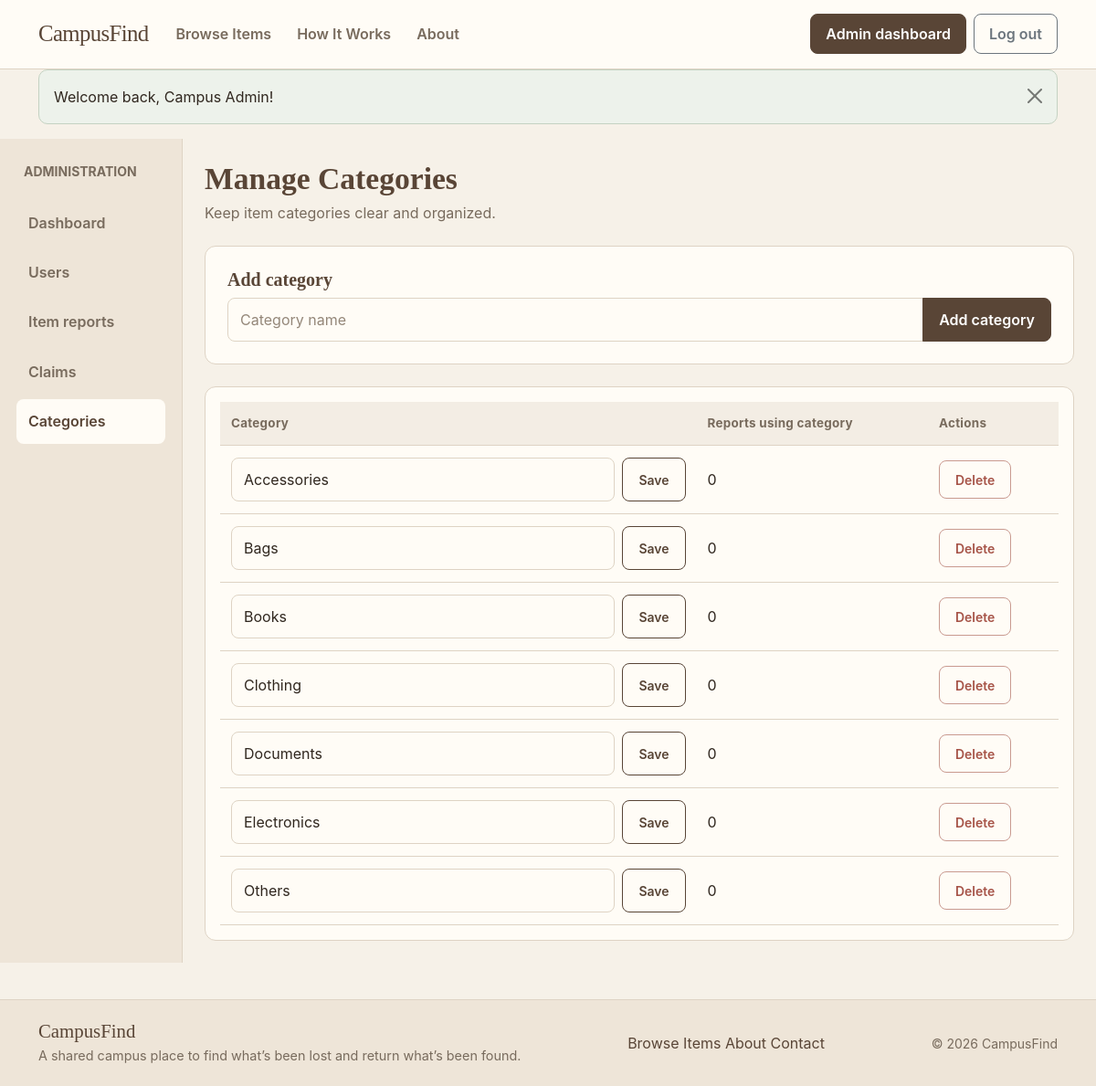
Screenshot of /admin/categories.php (signed in) with the database file from the repository.
### tables this page shows
CREATE TABLE IF NOT EXISTS `categories` (
  `category_id` INT AUTO_INCREMENT PRIMARY KEY,
  `category_name` VARCHAR(50) NOT NULL UNIQUE
);

### includes/auth.php (called while the page is built, shortened)
<?php
function is_logged_in() {
    return isset($_SESSION['user_id']) && !empty($_SESSION['user_id']);
}
function is_admin() {
    return is_logged_in() && isset($_SESSION['role']) && $_SESSION['role'] === 'admin';
}

### admin/categories.php (the view, shortened to what this page needs)
<?php
require_once __DIR__ . '/../includes/functions.php';
$categories = $pdo->query(
    'SELECT c.category_id, c.category_name, COUNT(i.item_id) AS item_count
     FROM categories c LEFT JOIN items i ON i.category_id = c.category_id
     GROUP BY c.category_id, c.category_name ORDER BY c.category_name'
)->fetchAll();
require_once __DIR__ . '/../includes/header.php';
require_once __DIR__ . '/../includes/admin_sidebar.php';
?>
<div class="mb-4">
    <h1 class="h2 fw-bold text-navy mb-1">Manage Categories</h1>
    <p class="text-muted mb-0">Keep item categories clear and organized.</p>
</div>
<form method="POST" class="card card-custom p-3 p-md-4 mb-4">
    <h2 class="h5 fw-bold text-navy">Add category</h2>
    <div class="input-group">
        <input type="text" name="category_name" class="form-control" maxlength="50" required aria-label="New category name" placeholder="Category name">
        <button type="submit" class="btn btn-navy"><i class="bi bi-plus-lg"></i> Add category</button>
    </div>
</form>
<div class="card card-custom p-3">
    <div class="table-responsive">
        <table class="table table-hover align-middle mb-0">
            <thead><tr><th>Category</th><th>Reports using category</th><th>Actions</th></tr></thead>
            <tbody>
                <?php foreach ($categories as $category): ?>
                    <tr>
                        <td>
                            <form method="POST" class="d-flex gap-2">
                                <input type="text" name="category_name" class="form-control form-control-sm" maxlength="50" required value="<?php echo e($category['category_name']); ?>" aria-label="Category name">
                                <button type="submit" class="btn btn-sm btn-outline-primary">Save</button>
                            </form>
                        </td>
                        <td><?php echo (int)$category['item_count']; ?></td>
                        <td>
                            <form method="POST" onsubmit="return confirm('Delete this category? It can only be deleted if no reports use it.');">
                                <button type="submit" class="btn btn-sm btn-outline-danger" <?php echo (int)$category['item_count'] > 0 ? 'disabled title="Reassign reports before deleting"' : ''; ?>>Delete</button>
                            </form>
                        </td>
                    </tr>
                <?php endforeach; ?>
            </tbody>
        </table>
    </div>
</div>
<?php
require_once __DIR__ . '/../includes/admin_content_end.php';
require_once __DIR__ . '/../includes/footer.php';
?>

### includes/header.php (shortened to what this page needs)
<?php
require_once __DIR__ . '/functions.php';
$isAdminPage = strpos(str_replace('\\', '/', $_SERVER['PHP_SELF'] ?? ''), '/admin/') !== false;
?>
<!DOCTYPE html>
<html lang="en">
<head>
    <link href="https://cdn.jsdelivr.net/npm/bootstrap@5.3.2/dist/css/bootstrap.min.css" rel="stylesheet">
    <link href="<?php echo BASE_URL; ?>assets/css/style.css" rel="stylesheet">
</head>
<body>
<?php require_once __DIR__ . '/navbar.php'; ?>
<main class="site-main<?php echo $isAdminPage ? ' admin-main' : ''; ?>">
    <div class="container">
        <?php display_flash_messages(); ?>
    </div>

### includes/navbar.php (shortened to what this page needs)
<?php
$current_page = basename($_SERVER['PHP_SELF']);
?>
<nav class="navbar navbar-expand-lg navbar-custom sticky-top">
    <div class="container">
        <a class="navbar-brand" href="<?php echo BASE_URL; ?>index.php">CampusFind</a>
        <div class="collapse navbar-collapse" id="navbarMain">
            <ul class="navbar-nav me-auto mb-2 mb-lg-0">
                <li class="nav-item">
                    <a class="nav-link <?php echo in_array($current_page, ['browse_items.php', 'item_details.php'], true) ? 'active' : ''; ?>" href="<?php echo BASE_URL; ?>user/browse_items.php">Browse Items</a>
                </li>
                <li class="nav-item">
                    <a class="nav-link" href="<?php echo BASE_URL; ?>index.php#how-it-works">How It Works</a>
                </li>
                <li class="nav-item">
                    <a class="nav-link <?php echo $current_page === 'about.php' ? 'active' : ''; ?>" href="<?php echo BASE_URL; ?>about.php">About</a>
                </li>
            </ul>
            <ul class="navbar-nav ms-auto align-items-lg-center gap-2">
                <?php if (is_logged_in()): ?>
                    <?php if (is_admin()): ?>
                        <li class="nav-item">
                            <a class="btn btn-primary-custom px-3" href="<?php echo BASE_URL; ?>admin/dashboard.php">Admin dashboard</a>
                        </li>
                    <?php endif; ?>
                    <li class="nav-item">
                        <form method="POST" action="<?php echo BASE_URL; ?>logout.php">
                            <button type="submit" class="btn btn-outline-secondary px-3">Log out</button>
                        </form>
                    </li>
                <?php endif; ?>
            </ul>
        </div>
    </div>
</nav>

### includes/functions.php (shortened to what this page needs)
<?php
require_once __DIR__ . '/auth.php';
function e($string) {
    return htmlspecialchars($string ?? '', ENT_QUOTES, 'UTF-8');
}
function display_flash_messages() {
    $types = ['success' => 'success', 'error' => 'danger', 'info' => 'info', 'warning' => 'warning'];
    foreach ($types as $key => $bsClass) {
        if (isset($_SESSION['flash_' . $key])) {
            echo '<div class="alert alert-' . $bsClass . ' alert-dismissible fade show" role="alert">';
            echo e($_SESSION['flash_' . $key]);
            echo '<button type="button" class="btn-close" data-bs-dismiss="alert" aria-label="Close"></button>';
            echo '</div>';
        }
    }
}

### includes/admin_sidebar.php
<?php
$adminPage = basename($_SERVER['PHP_SELF']);
?>
<div class="container-fluid px-0">
    <div class="row g-0">
        <aside class="col-12 col-lg-2">
            <div class="admin-sidebar h-100">
                <div class="px-3 pb-3 d-none d-lg-block">
                    <span class="text-uppercase small fw-bold text-muted">Administration</span>
                </div>
                <nav class="nav flex-row flex-lg-column flex-nowrap overflow-auto" aria-label="Admin navigation">
                    <a class="nav-link <?php echo $adminPage === 'dashboard.php' ? 'active' : ''; ?>" href="<?php echo BASE_URL; ?>admin/dashboard.php">
                        Dashboard
                    </a>
                    <a class="nav-link <?php echo $adminPage === 'manage_users.php' ? 'active' : ''; ?>" href="<?php echo BASE_URL; ?>admin/manage_users.php">
                        Users
                    </a>
                    <a class="nav-link <?php echo $adminPage === 'manage_items.php' ? 'active' : ''; ?>" href="<?php echo BASE_URL; ?>admin/manage_items.php">
                        Item reports
                    </a>
                    <a class="nav-link <?php echo $adminPage === 'manage_claims.php' ? 'active' : ''; ?>" href="<?php echo BASE_URL; ?>admin/manage_claims.php">
                        Claims
                    </a>
                    <a class="nav-link <?php echo $adminPage === 'categories.php' ? 'active' : ''; ?>" href="<?php echo BASE_URL; ?>admin/categories.php">
                        Categories
                    </a>
                </nav>
            </div>
        </aside>
        <section class="col-12 col-lg-10 px-3 px-lg-4 py-4">

### includes/admin_content_end.php
        </section>
    </div>
</div>

### includes/footer.php (shortened to what this page needs)
</main>
<footer>
    <div class="container footer-inner">
        <div>
            <h2 class="footer-brand">CampusFind</h2>
            <p>A shared campus place to find what’s been lost and return what’s been found.</p>
        </div>
        <nav class="footer-links" aria-label="Footer navigation">
            <a href="<?php echo BASE_URL; ?>user/browse_items.php">Browse Items</a>
            <a href="<?php echo BASE_URL; ?>about.php">About</a>
            <a href="<?php echo BASE_URL; ?>contact.php">Contact</a>
        </nav>
        <small>&copy; <?php echo date('Y'); ?> CampusFind</small>
    </div>
</footer>
</body>
</html>

### rows the page displays
categories: category_name "Accessories", item_count "0"
categories: category_name "Bags", item_count "0"
categories: category_name "Books", item_count "0"
categories: category_name "Clothing", item_count "0"
categories: category_name "Documents", item_count "0"
categories: category_name "Electronics", item_count "0"
categories: category_name "Others", item_count "0"

### other values shown
$_SESSION['flash_' . $key] "Welcome back, Campus Admin!"
